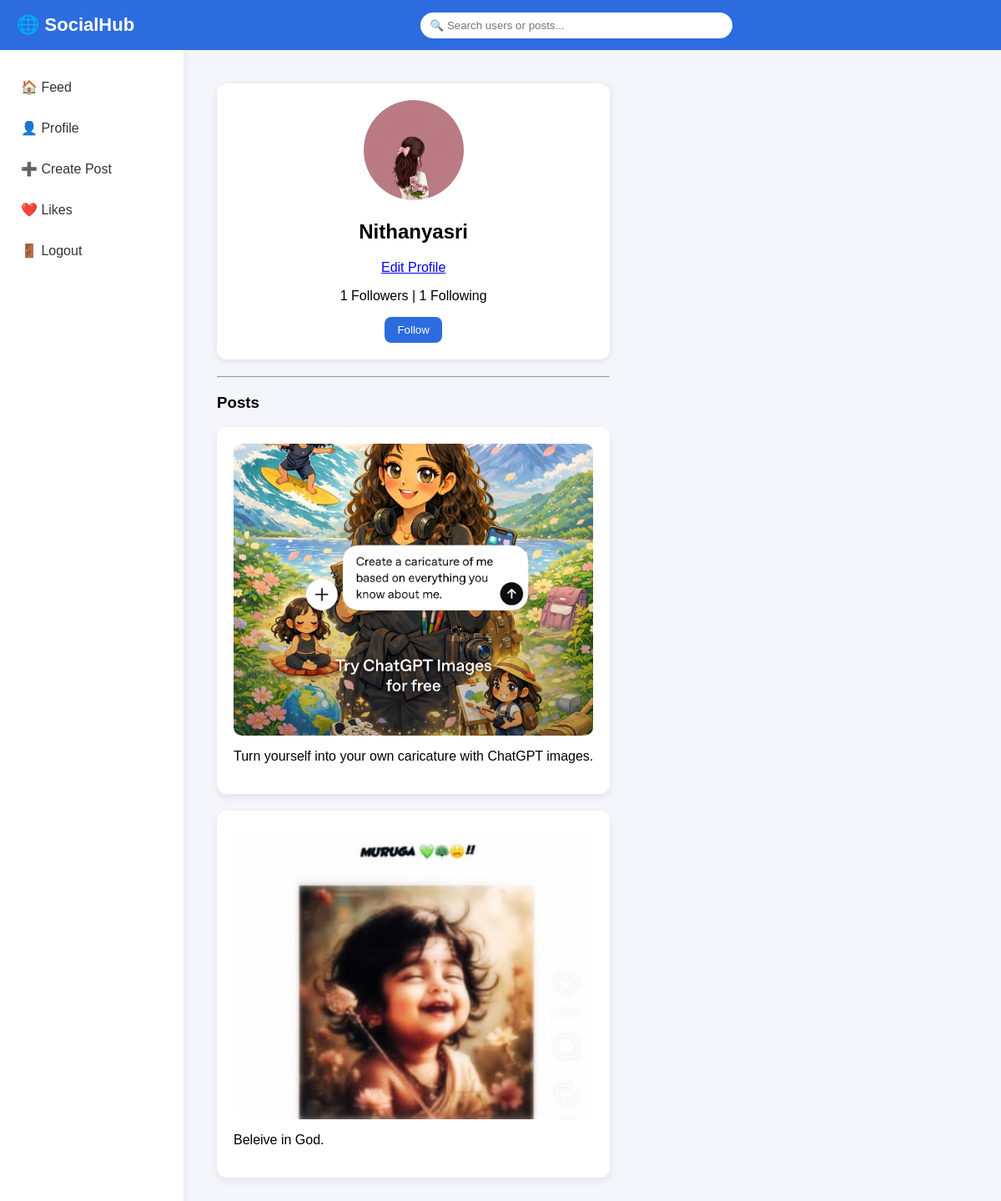
The page /myprofile/ (signed in) on the database its author committed.
### posts/models.py (models this page shows, shortened)
class Profile(models.Model):
    user = models.OneToOneField(User, on_delete=models.CASCADE)
    bio = models.TextField(blank=True)
    profile_pic = models.ImageField(upload_to='profile_pics/', default='default.png')

class Post(models.Model):
    user = models.ForeignKey(User, on_delete=models.CASCADE)
    caption = models.TextField(blank=True)
    image = models.ImageField(upload_to='posts/images/', null=True, blank=True)
    video = models.FileField(upload_to='posts/videos/', null=True, blank=True)
    created_at = models.DateTimeField(auto_now_add=True)
    likes = models.ManyToManyField(User, related_name="post_likes", blank=True)

### posts/views.py (the view)
# urls.py: path('myprofile/', views.my_profile, name='my_profile'),
def my_profile(request):
    user = request.user
    profile = user.profile
    posts = Post.objects.filter(user=user)
    followers_count = Follow.objects.filter(following=user).count()
    following_count = Follow.objects.filter(follower=user).count()
    return render(request, 'profile.html', {
        'profile': profile,
        'posts': posts,
        'followers_count': followers_count,
        'following_count': following_count,
    })

### templates/profile.html (shortened to what this page needs)
{% extends "base.html" %}
{% block content %}
<div class="profile-card">
<img src="{{ profile.profile_pic.url }}"
     style="width:120px; height:120px; border-radius:50%; object-fit:cover;">
<h2>{{ profile.user.username }}</h2>
<a href="/edit-profile/" class="follow-btn">Edit Profile</a>
<p>{{ followers_count }} Followers | {{ following_count }} Following</p>
{% if request.user != user_profile %}
<a href="/follow/{{ user_profile.id }}/">
<button>
{% if is_following %} Unfollow {% else %} Follow {% endif %}
</button>
</a>
{% endif %}
</div>
<hr>
<h3>Posts</h3>
{% for post in posts %}
<div class="card">
    {% if post.image %}
        <img src="{{ post.image.url }}" class="post-image">
    {% endif %}
    <p>{{ post.caption }}</p>
</div>
{% endfor %}
{% endblock %}

### static/css/style.css (style rules this page uses)
.post-image { width:100%; max-width:500px; height:350px; object-fit:cover; border-radius:10px; display:block; margin:auto; }

### templates/base.html (style rules this page uses)
body { margin:0; font-family:'Poppins', sans-serif; background:#f4f6fb; }
.card { background:white; padding:20px; border-radius:12px; box-shadow:0 4px 10px rgba(0,0,0,0.08); margin-bottom:20px; }

### templates/profile.html (style rules this page uses)
.profile-card { background:#fff; padding:20px; border-radius:12px; box-shadow:0 2px 10px rgba(0,0,0,0.1); margin-bottom:20px; text-align:center; }
.profile-card button { background:#2d6cdf; color:white; border:none; padding:8px 15px; border-radius:8px; cursor:pointer; }

### rows shown on the page
Profile: profile_pic (picture), user.username "Nithanyasri"
Post: image (picture), caption "Turn yourself into your own caricature with ChatGPT images."
Post: image (picture), caption "Beleive in God."

### other values the page prints
{{ followers_count }} "1"
{{ following_count }} "1"
